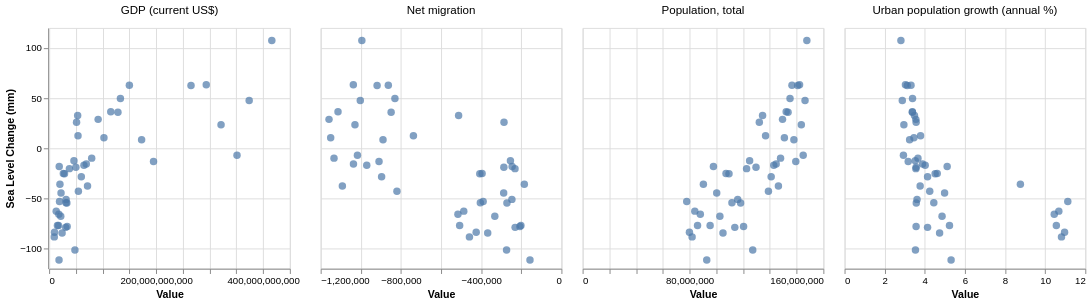

The notebook cell saved with this chart:
### Code cell


### Figure 1 — Vega-Lite specification as saved in the notebook (floating-point values rounded to 4 significant figures; data arrays with more than 128 entries replaced by an {"elided": "..."} marker saying what was removed)
{"usermeta": {"embedOptions": {"theme": "vox"}}, "config": {"view": {"continuousWidth": 300, "continuousHeight": 300}}, "data": {"name": "data-3d79653a23a77ca351071f177b680c88"}, "facet": {"column": {"field": "Indicator", "header": {"labelFontSize": 12}, "title": null, "type": "nominal"}}, "spec": {"mark": {"type": "circle", "size": 60}, "encoding": {"tooltip": [{"field": "Indicator", "title": "Indicator", "type": "nominal"}, {"field": "Year", "format": "d", "title": "Year", "type": "quantitative"}, {"field": "Indicator Value", "format": ".2f", "title": "Value", "type": "quantitative"}, {"field": "Sea Level (mm)", "format": ".2f", "title": "Sea Level (mm)", "type": "quantitative"}], "x": {"field": "Indicator Value", "title": "Value", "type": "quantitative"}, "y": {"field": "Sea Level (mm)", "title": "Sea Level Change (mm)", "type": "quantitative"}}, "height": 250, "name": "view_16", "transform": [{"filter": {"param": "CountrySelect", "empty": false}}], "width": 250}, "params": [{"name": "CountrySelect", "select": {"type": "point", "fields": ["Country Name"]}, "bind": {"input": "radio", "options": ["Bangladesh", "Maldives", "Philippines"], "name": "Country: "}, "value": [{"Country Name": "Bangladesh"}], "views": ["view_16"]}], "resolve": {"scale": {"x": "independent", "y": "shared"}}, "$schema": "https://vega.github.io/schema/vega-lite/v5.8.0.json", "datasets": {"data-3d79653a23a77ca351071f177b680c88": {"elided": "591 records"}}}
